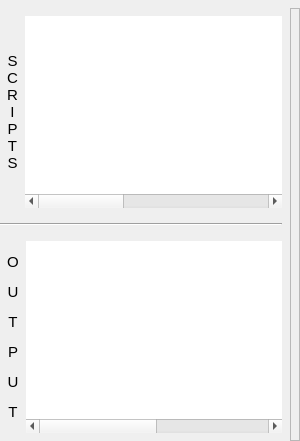
                                              <widget class="QWidget" name="paint_tab">
                                               <attribute name="title">
                                                <string>PAINT</string>
                                               </attribute>
                                               <layout class="QGridLayout" name="gridLayout_19">
                                                <property name="leftMargin">
                                                 <number>0</number>
                                                </property>
                                                <property name="topMargin">
                                                 <number>8</number>
                                                </property>
                                                <property name="rightMargin">
                                                 <number>0</number>
                                                </property>
                                                <property name="bottomMargin">
                                                 <number>0</number>
                                                </property>
                                                <property name="spacing">
                                                 <number>0</number>
                                                </property>
                                                <item row="0" column="0">
                                                 <widget class="QFrame" name="scripts_pre_frame">
                                                  <property name="sizePolicy">
                                                   <sizepolicy hsizetype="Expanding" vsizetype="Expanding">
                                                    <horstretch>0</horstretch>
                                                    <verstretch>0</verstretch>
                                                   </sizepolicy>
                                                  </property>
                                                  <property name="frameShape">
                                                   <enum>QFrame::NoFrame</enum>
                                                  </property>
                                                  <property name="frameShadow">
                                                   <enum>QFrame::Raised</enum>
                                                  </property>
                                                  <layout class="QVBoxLayout" name="verticalLayout_3">
                                                   <property name="spacing">
                                                    <number>7</number>
                                                   </property>
                                                   <property name="leftMargin">
                                                    <number>0</number>
                                                   </property>
                                                   <property name="topMargin">
                                                    <number>0</number>
                                                   </property>
                                                   <property name="rightMargin">
                                                    <number>8</number>
                                                   </property>
                                                   <property name="bottomMargin">
                                                    <number>0</number>
                                                   </property>
                                                   <item>
                                                    <widget class="QFrame" name="scripts_frame">
                                                     <property name="frameShape">
                                                      <enum>QFrame::NoFrame</enum>
                                                     </property>
                                                     <property name="frameShadow">
                                                      <enum>QFrame::Raised</enum>
                                                     </property>
                                                     <layout class="QHBoxLayout" name="horizontalLayout_13">
                                                      <property name="spacing">
                                                       <number>0</number>
                                                      </property>
                                                      <property name="leftMargin">
                                                       <number>0</number>
                                                      </property>
                                                      <property name="topMargin">
                                                       <number>8</number>
                                                      </property>
                                                      <property name="rightMargin">
                                                       <number>0</number>
                                                      </property>
                                                      <property name="bottomMargin">
                                                       <number>8</number>
                                                      </property>
                                                      <item>
                                                       <widget class="QFrame" name="scripts_label_frame">
                                                        <property name="frameShape">
                                                         <enum>QFrame::NoFrame</enum>
                                                        </property>
                                                        <property name="frameShadow">
                                                         <enum>QFrame::Raised</enum>
                                                        </property>
                                                        <layout class="QHBoxLayout" name="horizontalLayout_14">
                                                         <property name="spacing">
                                                          <number>0</number>
                                                         </property>
                                                         <property name="leftMargin">
                                                          <number>7</number>
                                                         </property>
                                                         <property name="topMargin">
                                                          <number>0</number>
                                                         </property>
                                                         <property name="rightMargin">
                                                          <number>7</number>
                                                         </property>
                                                         <property name="bottomMargin">
                                                          <number>0</number>
                                                         </property>
                                                         <item>
                                                          <widget class="QLabel" name="scripts_label">
                                                           <property name="font">
                                                            <font>
                                                             <pointsize>11</pointsize>
                                                            </font>
                                                           </property>
                                                           <property name="text">
                                                            <string>S
C
R
I
P
T
S</string>
                                                           </property>
                                                           <property name="alignment">
                                                            <set>Qt::AlignCenter</set>
                                                           </property>
                                                          </widget>
                                                         </item>
                                                        </layout>
                                                       </widget>
                                                      </item>
                                                      <item>
                                                       <widget class="QTreeWidget" name="Pscripts_treeWid">
                                                        <property name="font">
                                                         <font>
                                                          <pointsize>10</pointsize>
                                                         </font>
                                                        </property>
                                                        <property name="frameShape">
                                                         <enum>QFrame::NoFrame</enum>
                                                        </property>
                                                        <property name="frameShadow">
                                                         <enum>QFrame::Raised</enum>
                                                        </property>
                                                        <property name="sizeAdjustPolicy">
                                                         <enum>QAbstractScrollArea::AdjustIgnored</enum>
                                                        </property>
                                                        <property name="autoScroll">
                                                         <bool>true</bool>
                                                        </property>
                                                        <property name="editTriggers">
                                                         <set>QAbstractItemView::NoEditTriggers</set>
                                                        </property>
                                                        <property name="alternatingRowColors">
                                                         <bool>true</bool>
                                                        </property>
                                                        <property name="animated">
                                                         <bool>true</bool>
                                                        </property>
                                                        <property name="columnCount">
                                                         <number>7</number>
                                                        </property>
                                                        <attribute name="headerVisible">
                                                         <bool>false</bool>
                                                        </attribute>
                                                        <column>
                                                         <property name="text">
                                                          <string>New Column</string>
                                                         </property>
                                                        </column>
                                                        <column>
                                                         <property name="text">
                                                          <string>New Column</string>
                                                         </property>
                                                        </column>
                                                        <column>
                                                         <property name="text">
                                                          <string>New Column</string>
                                                         </property>
                                                        </column>
                                                        <column>
                                                         <property name="text">
                                                          <string>New Column</string>
                                                         </property>
                                                        </column>
                                                        <column>
                                                         <property name="text">
                                                          <string>New Column</string>
                                                         </property>
                                                        </column>
                                                        <column>
                                                         <property name="text">
                                                          <string notr="true">6</string>
                                                         </property>
                                                        </column>
                                                        <column>
                                                         <property name="text">
                                                          <string notr="true">7</string>
                                                         </property>
                                                        </column>
                                                       </widget>
                                                      </item>
                                                     </layout>
                                                     <zorder>Pscripts_treeWid</zorder>
                                                     <zorder>scripts_label_frame</zorder>
                                                    </widget>
                                                   </item>
                                                   <item>
                                                    <widget class="Line" name="line_10">
                                                     <property name="orientation">
                                                      <enum>Qt::Horizontal</enum>
                                                     </property>
                                                    </widget>
                                                   </item>
                                                   <item>
                                                    <widget class="QFrame" name="output_frame">
                                                     <property name="frameShape">
                                                      <enum>QFrame::NoFrame</enum>
                                                     </property>
                                                     <property name="frameShadow">
                                                      <enum>QFrame::Raised</enum>
                                                     </property>
                                                     <layout class="QHBoxLayout" name="horizontalLayout_17">
                                                      <property name="spacing">
                                                       <number>0</number>
                                                      </property>
                                                      <property name="leftMargin">
                                                       <number>0</number>
                                                      </property>
                                                      <property name="topMargin">
                                                       <number>8</number>
                                                      </property>
                                                      <property name="rightMargin">
                                                       <number>0</number>
                                                      </property>
                                                      <property name="bottomMargin">
                                                       <number>8</number>
                                                      </property>
                                                      <item>
                                                       <widget class="QFrame" name="preren_label_frame">
                                                        <property name="frameShape">
                                                         <enum>QFrame::NoFrame</enum>
                                                        </property>
                                                        <property name="frameShadow">
                                                         <enum>QFrame::Raised</enum>
                                                        </property>
                                                        <layout class="QHBoxLayout" name="horizontalLayout_15">
                                                         <property name="spacing">
                                                          <number>0</number>
                                                         </property>
                                                         <property name="leftMargin">
                                                          <number>7</number>
                                                         </property>
                                                         <property name="topMargin">
                                                          <number>0</number>
                                                         </property>
                                                         <property name="rightMargin">
                                                          <number>7</number>
                                                         </property>
                                                         <property name="bottomMargin">
                                                          <number>0</number>
                                                         </property>
                                                         <item>
                                                          <widget class="QLabel" name="preren_label">
                                                           <property name="font">
                                                            <font>
                                                             <pointsize>11</pointsize>
                                                            </font>
                                                           </property>
                                                           <property name="text">
                                                            <string>&lt;html&gt;&lt;head/&gt;&lt;body&gt;&lt;p&gt;O&lt;/p&gt;&lt;p&gt;U&lt;/p&gt;&lt;p&gt;T&lt;/p&gt;&lt;p&gt;P&lt;/p&gt;&lt;p&gt;U&lt;/p&gt;&lt;p&gt;T&lt;/p&gt;&lt;/body&gt;&lt;/html&gt;</string>
                                                           </property>
                                                           <property name="alignment">
                                                            <set>Qt::AlignCenter</set>
                                                           </property>
                                                          </widget>
                                                         </item>
                                                        </layout>
                                                       </widget>
                                                      </item>
                                                      <item>
                                                       <widget class="QTreeWidget" name="Poutput_treeWid">
                                                        <property name="frameShape">
                                                         <enum>QFrame::NoFrame</enum>
                                                        </property>
                                                        <property name="frameShadow">
                                                         <enum>QFrame::Raised</enum>
                                                        </property>
                                                        <property name="editTriggers">
                                                         <set>QAbstractItemView::NoEditTriggers</set>
                                                        </property>
                                                        <property name="alternatingRowColors">
                                                         <bool>true</bool>
                                                        </property>
                                                        <property name="animated">
                                                         <bool>true</bool>
                                                        </property>
                                                        <property name="columnCount">
                                                         <number>5</number>
                                                        </property>
                                                        <attribute name="headerVisible">
                                                         <bool>false</bool>
                                                        </attribute>
                                                        <column>
                                                         <property name="text">
                                                          <string>New Column</string>
                                                         </property>
                                                        </column>
                                                        <column>
                                                         <property name="text">
                                                          <string>New Column</string>
                                                         </property>
                                                        </column>
                                                        <column>
                                                         <property name="text">
                                                          <string>New Column</string>
                                                         </property>
                                                        </column>
                                                        <column>
                                                         <property name="text">
                                                          <string>New Column</string>
                                                         </property>
                                                        </column>
                                                        <column>
                                                         <property name="text">
                                                          <string>New Column</string>
                                                         </property>
                                                        </column>
                                                       </widget>
                                                      </item>
                                                     </layout>
                                                     <zorder>Poutput_treeWid</zorder>
                                                     <zorder>preren_label_frame</zorder>
                                                    </widget>
                                                   </item>
                                                  </layout>
                                                 </widget>
                                                </item>
                                                <item row="0" column="1">
                                                 <widget class="QFrame" name="ou_qc_frame">
                                                  <property name="frameShape">
                                                   <enum>QFrame::StyledPanel</enum>
                                                  </property>
                                                  <property name="frameShadow">
                                                   <enum>QFrame::Raised</enum>
                                                  </property>
                                                  <layout class="QVBoxLayout" name="verticalLayout_10">
                                                   <property name="spacing">
                                                    <number>8</number>
                                                   </property>
                                                   <property name="leftMargin">
                                                    <number>0</number>
                                                   </property>
                                                   <property name="topMargin">
                                                    <number>0</number>
                                                   </property>
                                                   <property name="rightMargin">
                                                    <number>8</number>
                                                   </property>
                                                   <property name="bottomMargin">
                                                    <number>0</number>
                                                   </property>
                                                  </layout>
                                                 </widget>
                                                </item>
                                               </layout>
                                              </widget>
